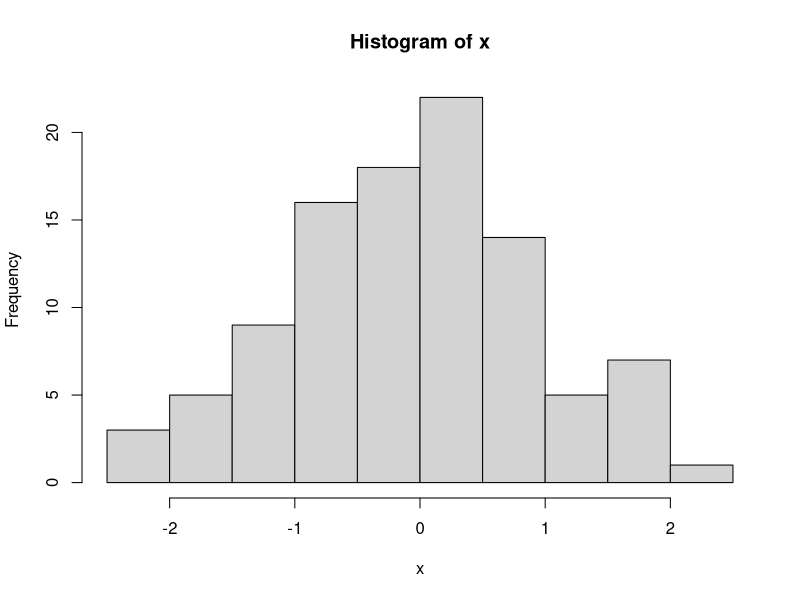
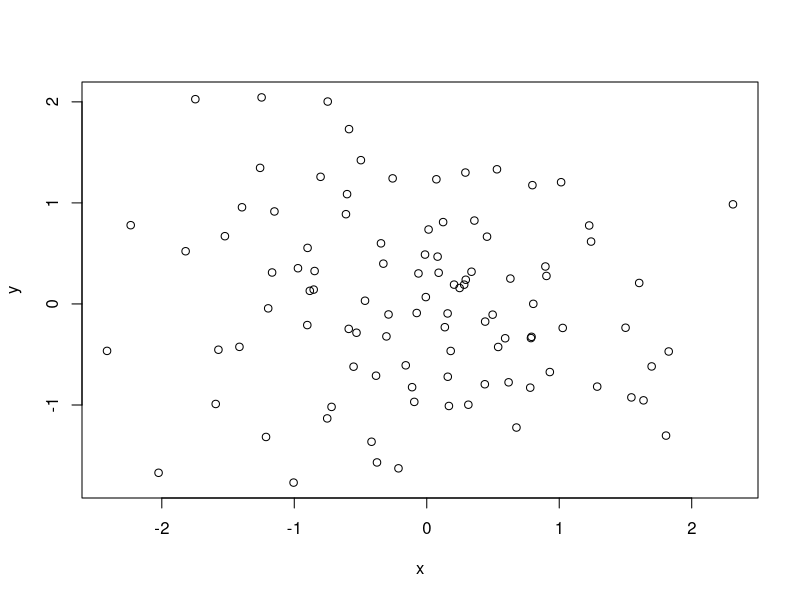
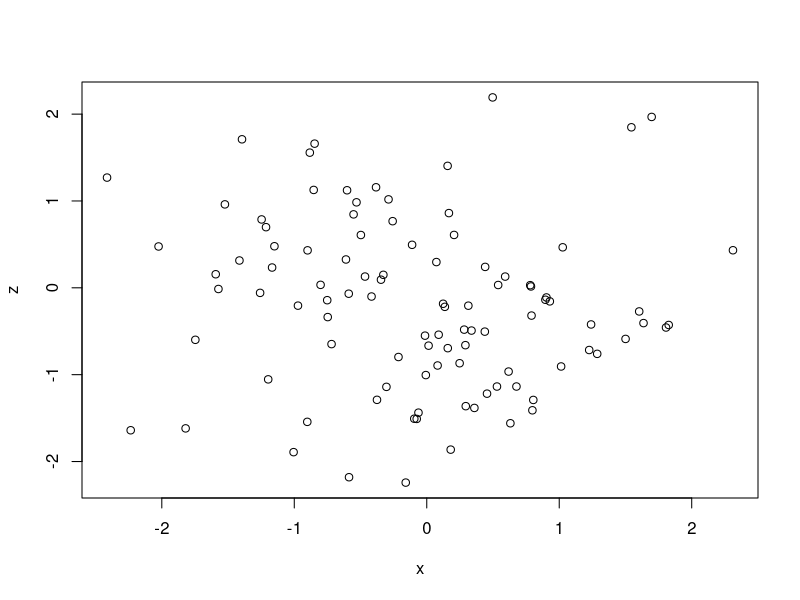
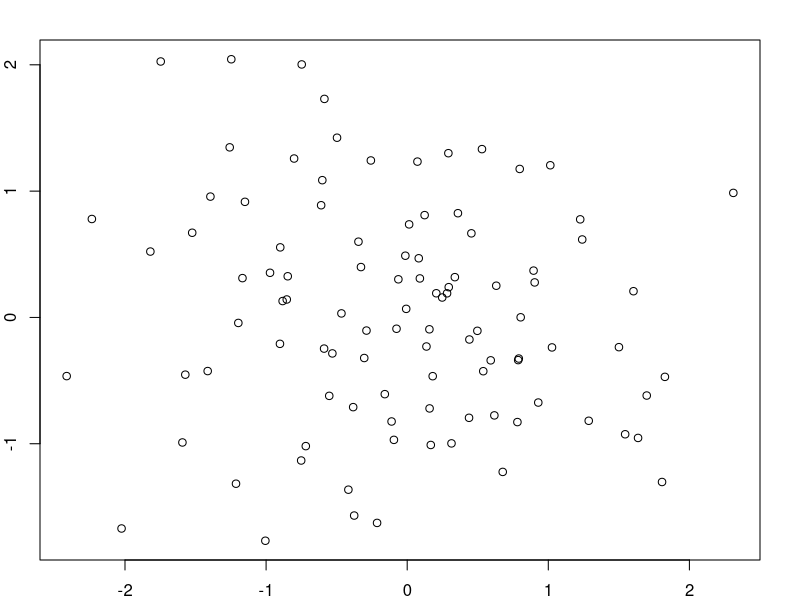
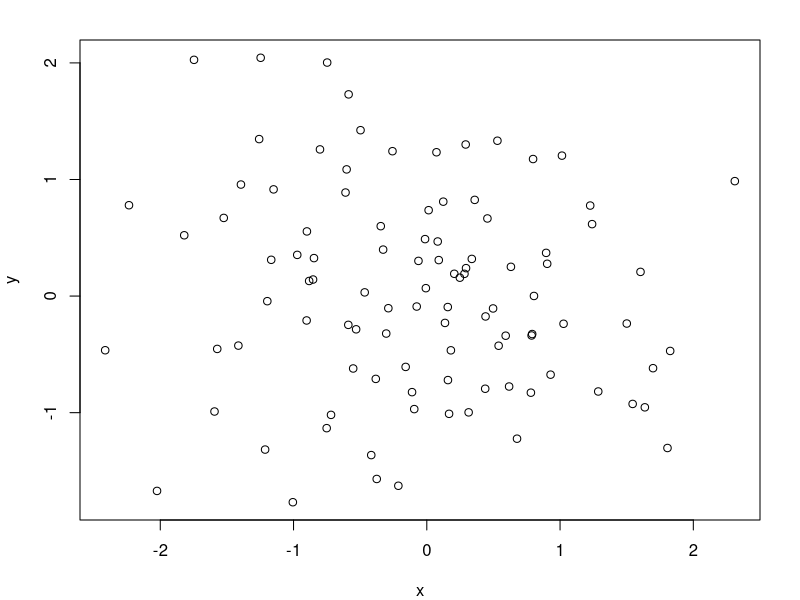
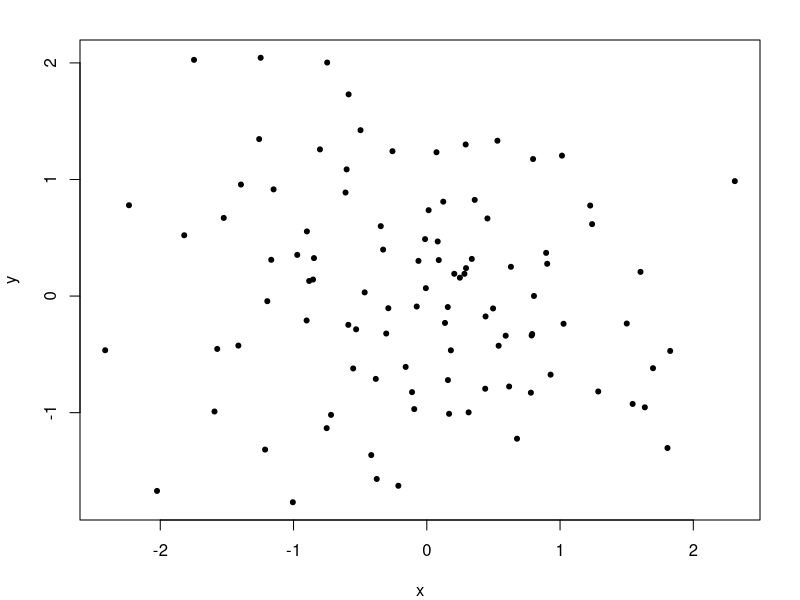
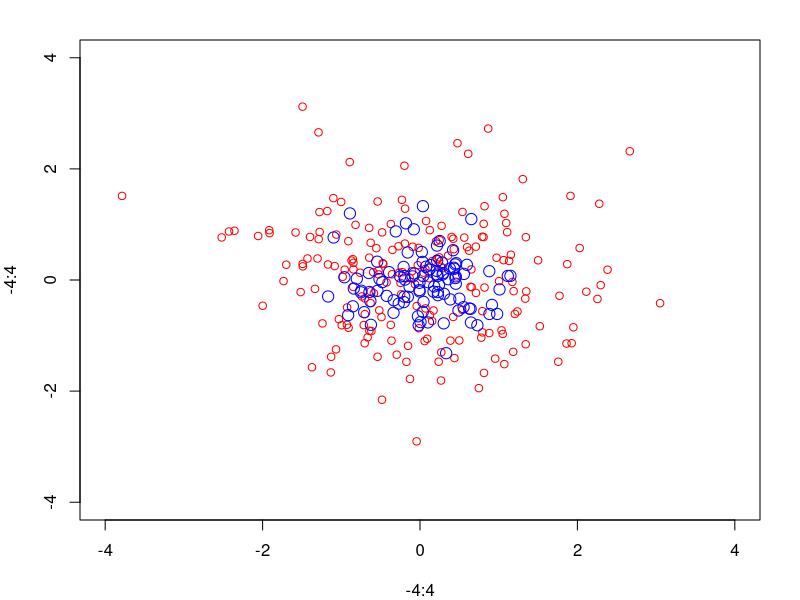
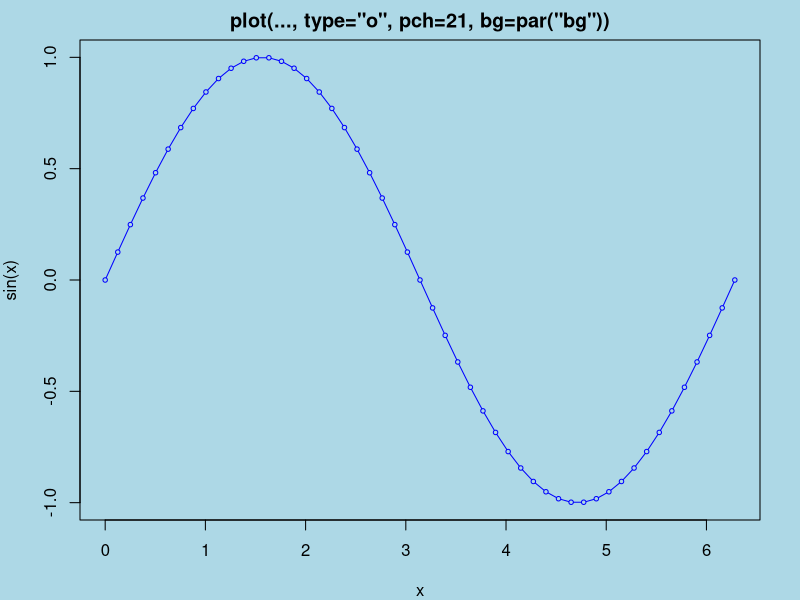

Here is the R script that generated these plots, in order:
x <- rnorm(100)
hist(x)
#default y axis label - frequency

y <- rnorm(100)
plot(x,y) #labels as x and y

z <- rnorm(100)
plot(x,z) #labels as x and z -> name of obj

par(mar = c(2,2,2,2))
plot(x,y)

par(mar = c(4,4,2,2))
plot(x,y)

#20 filled in circles #19 semi filled in circle #2 triangle #3 plus
plot(x,y, pch = 20)

#legend for symbols and example of some plots as well
example(points)
#plot symbols 21-25, boundary and  outline color are distinct
# col - fill color and bg - background color
# as well as special characters as wel

#regenerate data since example overwrites
x <- rnorm(100)
y <- rnorm(100)
plot(x,y, pch = 20)
title("Scatterplot")
text(-2,-2,"Label")
legend("topleft", legend = "Data") #no corresponding symbol
legend("topleft", legend = "Data", pch = 20)
#add regression line
fit <- lm(y ~ x)
abline(fit)
abline(fit, lwd = 3) #draws on top of each other
#better to regenerate
abline(fit, lwd = 3, col = "blue")

plot(x,y, xlab = "Weight", ylab = "Height", main="Scatterplot", pch = 20)
legend("topright", legend="Data", pch = 20)
abline(fit, lwd = 3, col="red")

z <-  rpois(100,2)
par(mfrow = c(2,1))
plot(x,y,pch=20)
plot(x,z,pch=19)

par("mar")

#changing the margin
par(mar=c(2,2,1,1))
plot(x,y,pch=20)
plot(x,z,pch=19)

#changing orientation
par(mfrow=c(1,2))
plot(x,y,pch=20)
plot(x,z,pch=19)

#loses y axis label
par(mar = c(4,4,2,2))
plot(x,y,pch=20)
plot(x,z,pch=19)

#--- 4 plots
par(mfrow=c(2,2)) #fills rows first
plot(x,y)
plot(x,z)
plot(z,x)
plot(y,x)

par(mfcol=c(2,2)) #fills cols first
plot(x,y)
plot(x,z)
plot(z,x)
plot(y,x)

#reset
par(mfrow = c(1,1))

x <- rnorm(100)
y <- x + rnorm(100)
g <- gl(2,50, labels = c("Male", "Female"))

str(g)
plot(x,y)

#want plot males in one color and female in a different color
plot(x,y, type="n") #no data but shows plot area
points(x[g=="Male"], y[g=="Male"], col = "green")
points(x[g=="Female"], y[g=="Female"], col = "blue", pch = 19)
